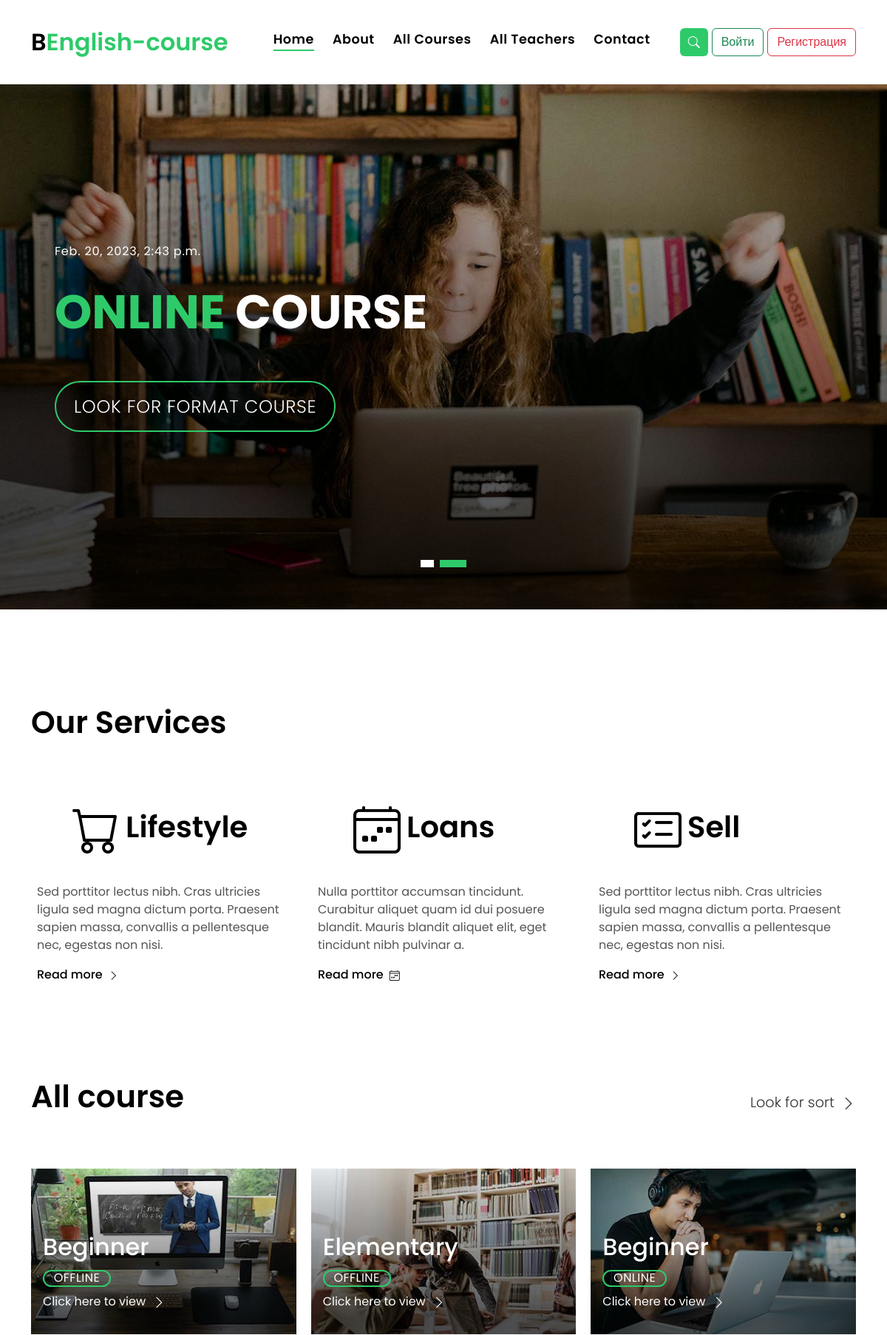
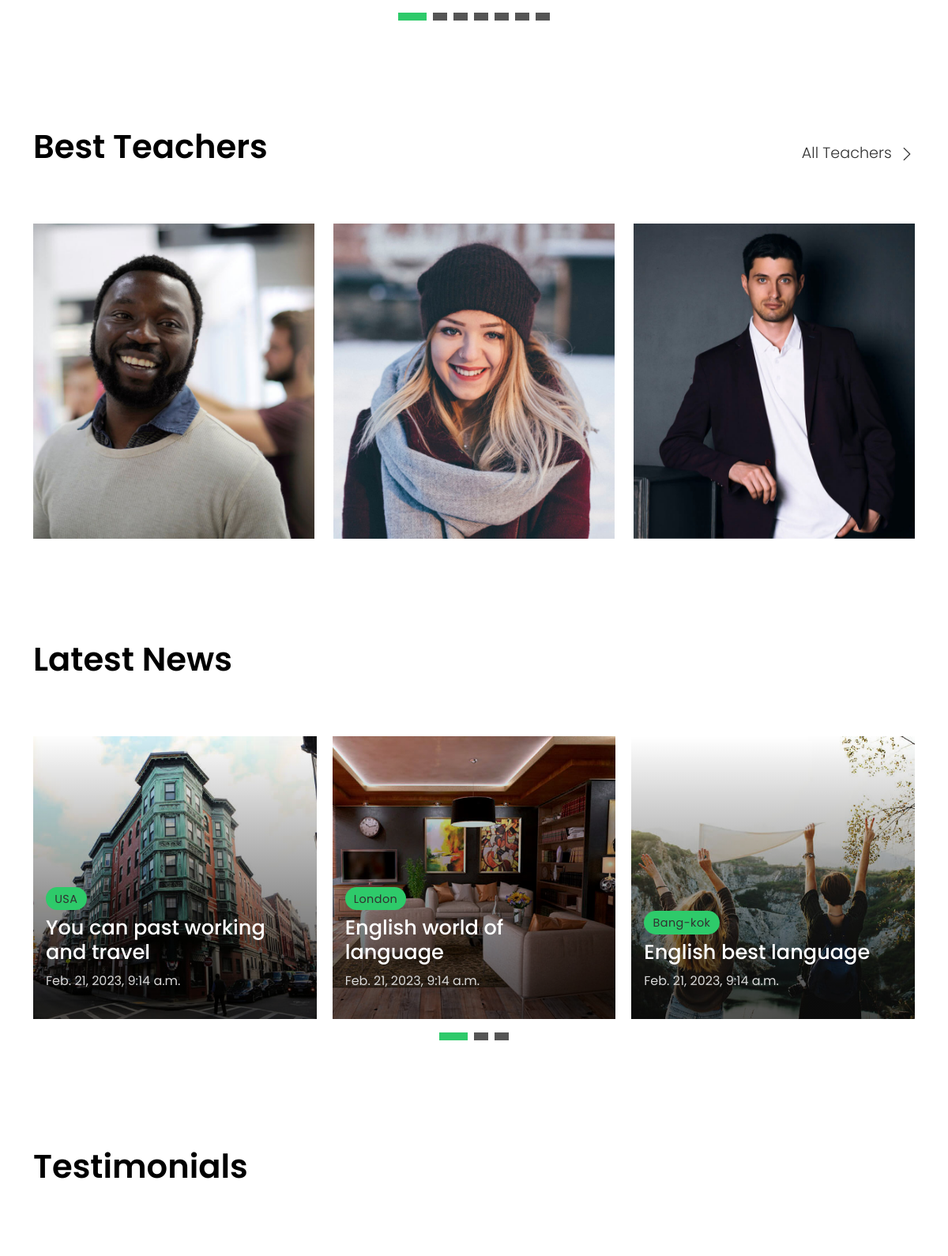
The page / (upper part) on the database its author committed (2 pictures, top to bottom).
### main/models.py (models this page shows, shortened)
class Category(models.Model):
    name = models.CharField(max_length=200, blank=True)
    logo = models.ImageField(upload_to='upload', blank=True)
    posted_date = models.DateTimeField(default=datetime.now())

class Course(models.Model):
    name = models.CharField(max_length=200, blank=True)
    price = models.IntegerField(default=0, blank=True)
    desc1 = models.TextField()
    desc2 = models.TextField()
    duration = models.CharField(max_length=200, blank=True)
    address = models.CharField(max_length=200, blank=True)
    type_course = models.ForeignKey(Category, on_delete=models.CASCADE, null=True, blank=True)
    logo1 = models.ImageField(upload_to='upload', blank=True)
    logo2 = models.ImageField(upload_to='upload', blank=True)
    teacher = models.ForeignKey(Teacher, on_delete=models.CASCADE, null=True, blank=True)
    location_cart = models.CharField(max_length=200, blank=True)

class Teacher(models.Model):
    name = models.CharField(max_length=200, blank=True)
    desc = models.TextField()
    logo = models.ImageField(upload_to='upload', blank=True)
    phone = models.CharField(max_length=200, blank=True)
    email = models.CharField(max_length=200, blank=True)
    skype = models.CharField(max_length=200, blank=True)
    instagram = models.CharField(max_length=200, blank=True)
    facebook = models.CharField(max_length=200, blank=True)
    twitter = models.CharField(max_length=200, blank=True)
    linkedin = models.CharField(max_length=200, blank=True)
    category = models.ForeignKey(Category, on_delete=models.CASCADE, null=True, blank=True)
    best_teacher = models.BooleanField(default=False)
    assistant = models.BooleanField(default=False)
    experience = models.CharField(max_length=200, blank=True)

class News(models.Model):
    name = models.CharField(max_length=200, blank=True)
    city = models.CharField(max_length=200, blank=True)
    logo = models.ImageField(upload_to='upload', blank=True)
    posted_at = models.DateTimeField(default=datetime.now())

### main/views.py (the view)
# urls.py: path('', indexHandler),
def indexHandler(request):
    user_id = request.session.get('user_id', None)
    active_user = None
    if user_id:
        active_user = SiteUser.objects.get(id=int(user_id))
    slider = Category.objects.all()
    course = Course.objects.all()
    best_teachers = Teacher.objects.filter(best_teacher=True)
    teachers = Teacher.objects.all()
    news = News.objects.all()
    testimonials = Testimonials.objects.all()
    about = AboutCompany.objects.all()
    return render(request, 'index.html', {
        'slider': slider,
        'course': course,
        'best_teachers': best_teachers,
        'news': news,
        'testimonials': testimonials,
        'about': about,
        'teachers': teachers,
        'active_user': active_user,
        'user_id': user_id,
    })

### template/index.html (shortened to what this page needs)
{% extends 'base.html' %}
{% block content %}
<div class="intro intro-carousel swiper position-relative">
    <div class="swiper-wrapper">
        {% for sli in slider %}
        <div class="swiper-slide carousel-item-a intro-item bg-image"
             style="background-image: url(/media/{{ sli.logo }}/)">
            <div class="overlay overlay-a"></div>
            <div class="intro-content display-table">
                <div class="table-cell">
                    <div class="container">
                        <div class="row">
                            <div class="col-lg-8">
                                <div class="intro-body">
                                    <p class="intro-title-top"> {{ sli.posted_date }}
                                    </p>
                                    <h1 class="intro-title mb-4 ">
                                        <span class="color-b">{{ sli.name }}</span> Course
                                    </h1>
                                    <p class="intro-subtitle intro-price">
                                        <a href="/course/"><span class="price-a">Look for format course</span></a>
                                    </p>
                                </div>
                            </div>
                        </div>
                    </div>
                </div>
            </div>
        </div>
        {% endfor %}
    </div>
    <div class="swiper-pagination"></div>
</div>
<main id="main">
    <section class="section-services section-t8">
        <div class="container">
            <div class="row">
                <div class="col-md-12">
                    <div class="title-wrap d-flex justify-content-between">
                        <div class="title-box">
                            <h2 class="title-a">Our Services</h2>
                        </div>
                    </div>
                </div>
            </div>
            <div class="row">
                <div class="col-md-4">
                    <div class="card-box-c foo">
                        <div class="card-header-c d-flex">
                            <div class="card-box-ico">
                                <span class="bi bi-cart"></span>
                            </div>
                            <div class="card-title-c align-self-center">
                                <h2 class="title-c">Lifestyle</h2>
                            </div>
                        </div>
                        <div class="card-body-c">
                            <p class="content-c">
                                Sed porttitor lectus nibh. Cras ultricies ligula sed magna dictum porta. Praesent sapien
                                massa,
                                convallis a pellentesque
                                nec, egestas non nisi.
                            </p>
                        </div>
                        <div class="card-footer-c">
                            <a href="#" class="link-c link-icon">Read more
                                <span class="bi bi-chevron-right"></span>
                            </a>
                        </div>
                    </div>
                </div>
                <div class="col-md-4">
                    <div class="card-box-c foo">
                        <div class="card-header-c d-flex">
                            <div class="card-box-ico">
                                <span class="bi bi-calendar4-week"></span>
                            </div>
                            <div class="card-title-c align-self-center">
                                <h2 class="title-c">Loans</h2>
                            </div>
                        </div>
                        <div class="card-body-c">
                            <p class="content-c">
                                Nulla porttitor accumsan tincidunt. Curabitur aliquet quam id dui posuere blandit.
                                Mauris blandit
                                aliquet elit, eget tincidunt
                                nibh pulvinar a.
                            </p>
                        </div>
                        <div class="card-footer-c">
                            <a href="#" class="link-c link-icon">Read more
                                <span class="bi bi-calendar4-week"></span>
                            </a>
                        </div>
                    </div>
                </div>
                <div class="col-md-4">
                    <div class="card-box-c foo">
                        <div class="card-header-c d-flex">
                            <div class="card-box-ico">
                                <span class="bi bi-card-checklist"></span>
                            </div>
                            <div class="card-title-c align-self-center">
                                <h2 class="title-c">Sell</h2>
                            </div>
                        </div>
                        <div class="card-body-c">
                            <p class="content-c">
                                Sed porttitor lectus nibh. Cras ultricies ligula sed magna dictum porta. Praesent sapien
                                massa,
                                convallis a pellentesque
                                nec, egestas non nisi.
                            </p>
                        </div>
                        <div class="card-footer-c">
                            <a href="#" class="link-c link-icon">Read more
                                <span class="bi bi-chevron-right"></span>
                            </a>
                        </div>
                    </div>
                </div>
            </div>
        </div>
    </section>
    <section class="section-property section-t8">
        <div class="container">
            <div class="row">
                <div class="col-md-12">
                    <div class="title-wrap d-flex justify-content-between">
                        <div class="title-box">
                            <h2 class="title-a">All course</h2>
                        </div>
                        <div class="title-link">
                            <a href="/course/">Look for sort
                                <span class="bi bi-chevron-right"></span>
                            </a>
                        </div>
                    </div>
                </div>
            </div>
            <div id="property-carousel" class="swiper">
                <div class="swiper-wrapper">
                    {% for cour in course %}
                    <div class="carousel-item-b swiper-slide">
                        <div class="card-box-a card-shadow">
                            <div class="img-box-a">
                                <img src="/media/{{ cour.logo1 }}/" alt="" class="img-a img-fluid">
                            </div>
                            <div class="card-overlay">
                                <div class="card-overlay-a-content">
                                    <div class="card-header-a">
                                        <h2 class="card-title-a">
                                            <a href="/course/{{ cour.id }}/">{{ cour.name }}</a>
                                        </h2>
                                    </div>
                                    <div class="card-body-a">
                                        <div class="price-box d-flex">
                                            <span class="price-a">{{ cour.type_course.name }}</span>
                                        </div>
                                        <a href="/course/{{ cour.id }}/" class="link-a">Click here to view
                                            <span class="bi bi-chevron-right"></span>
                                        </a>
                                    </div>
                                </div>
                            </div>
                        </div>
                    </div>
                    {% endfor %}
                </div>
            </div>
            <div class="propery-carousel-pagination carousel-pagination"></div>
        </div>
    </section>
    <section class="section-agents section-t8">
        <div class="container">
            <div class="row">
                <div class="col-md-12">
                    <div class="title-wrap d-flex justify-content-between">
                        <div class="title-box">
                            <h2 class="title-a">Best Teachers</h2>
                        </div>
                        <div class="title-link">
                            <a href="/teachers/">All Teachers
                                <span class="bi bi-chevron-right"></span>
                            </a>
                        </div>
                    </div>
                </div>
            </div>
            <div class="row">
                {% for teach in best_teachers %}
                <div class="col-md-4">
                    <div class="card-box-d">
                        <div class="card-img-d">
                            <img src="/media/{{ teach.logo }}/" alt="" class="img-d img-fluid">
                        </div>
                        <div class="card-overlay card-overlay-hover">
                            <div class="card-header-d">
                                <div class="card-title-d align-self-center">
                                </div>
                            </div>
                            <div class="card-body-d">
                            </div>
                        </div>
                    </div>
                </div>
                {% endfor %}
            </div>
        </div>
    </section>
    <section class="section-news section-t8">
        <div class="container">
            <div class="row">
                <div class="col-md-12">
                    <div class="title-wrap d-flex justify-content-between">
                        <div class="title-box">
                            <h2 class="title-a">Latest News</h2>
                        </div>
                    </div>
                </div>
            </div>
            <div id="news-carousel" class="swiper">
                <div class="swiper-wrapper">
                    {% for news in news %}
                    <div class="carousel-item-c swiper-slide">
                        <div class="card-box-b card-shadow news-box">
                            <div class="img-box-b">
                                <img src="/media/{{ news.logo }}/" alt="" class="img-b img-fluid">
                            </div>
                            <div class="card-overlay">
                                <div class="card-header-b">
                                    <div class="card-category-b">
                                        <a href="#" class="category-b">{{ news.city }}</a>
                                    </div>
                                    <div class="card-title-b">
                                        <h2 class="title-2">
                                            <a href="#">{{ news.name }}</a>
                                        </h2>
                                    </div>
                                    <div class="card-date">
                                        <span class="date-b">{{ news.posted_at }}</span>
                                    </div>
                                </div>
                            </div>
                        </div>
                    </div>
                    {% endfor %}
                </div>
            </div>
            <div class="news-carousel-pagination carousel-pagination"></div>
        </div>
    </section>
    <section class="section-testimonials section-t8 nav-arrow-a">
        <div class="container">
            <div class="row">
                <div class="col-md-12">
                    <div class="title-wrap d-flex justify-content-between">
                        <div class="title-box">
                            <h2 class="title-a">Testimonials</h2>
                        </div>
                    </div>
                </div>
            </div>
            <div id="testimonial-carousel" class="swiper">
                <div class="swiper-wrapper">
                    {% for test in testimonials %}
                    <div class="carousel-item-a swiper-slide">
                        <div class="testimonials-box">
                        </div>
                    </div>
                    {% endfor %}
                </div>
            </div>
        </div>
    </section>
</main>
{% endblock %}

### rows shown on the page
Category: logo (picture), posted_date "Feb. 20, 2023, 2:43 p.m.", name "ONLINE"
Course: logo1 (picture), name "Beginner", type_course.name "OFFLINE"
Course: logo1 (picture), name "Elementary", type_course.name "OFFLINE"
Course: logo1 (picture), name "Beginner", type_course.name "ONLINE"
Teacher: logo (picture)
Teacher: logo (picture)
Teacher: logo (picture)
News: logo (picture), city "USA", name "You can past working and travel", posted_at "Feb. 21, 2023, 9:14 a.m."
News: logo (picture), city "London", name "English world of language", posted_at "Feb. 21, 2023, 9:14 a.m."
News: logo (picture), city "Bang-kok", name "English best language", posted_at "Feb. 21, 2023, 9:14 a.m."
